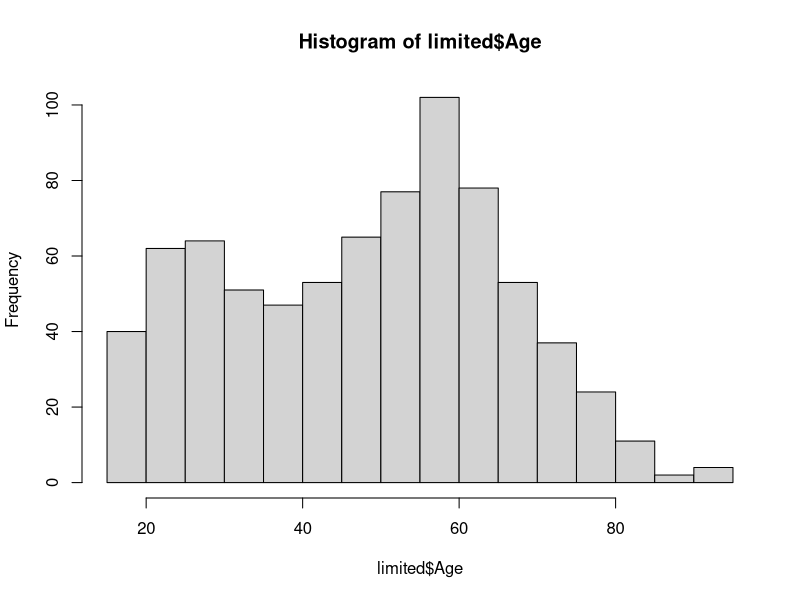
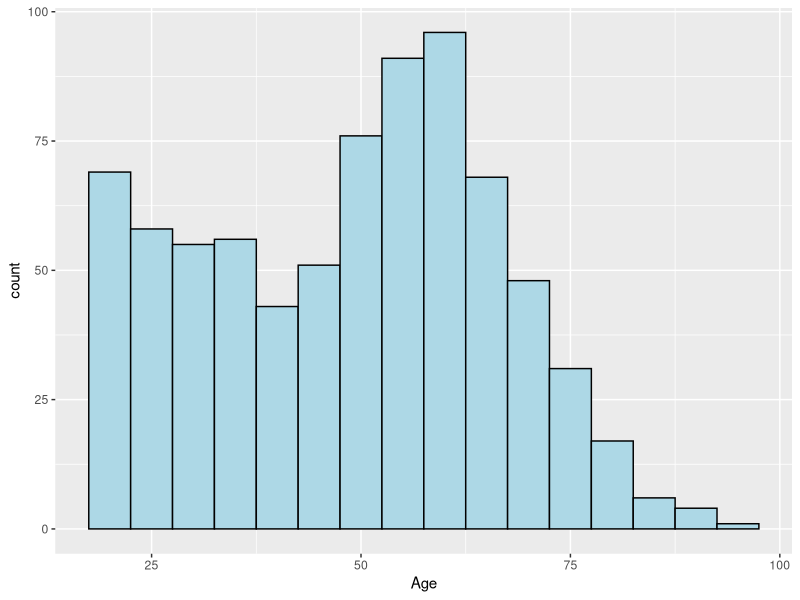
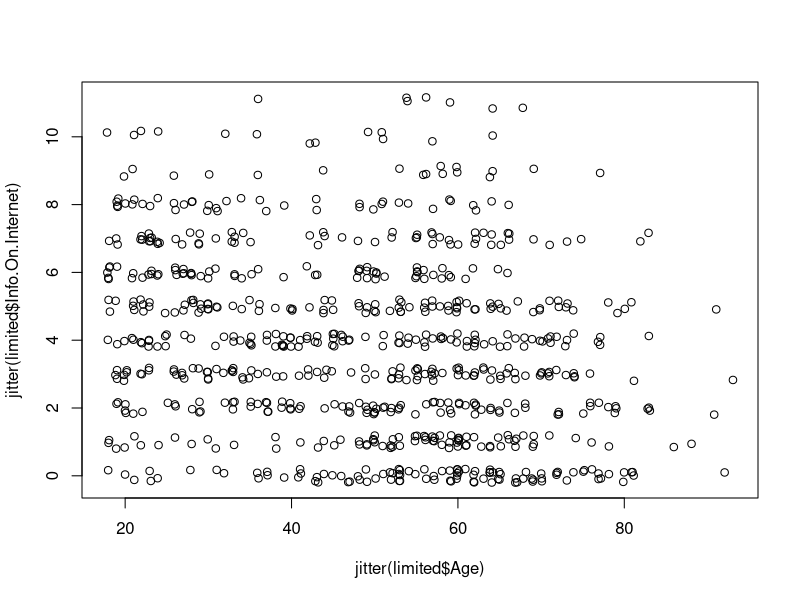
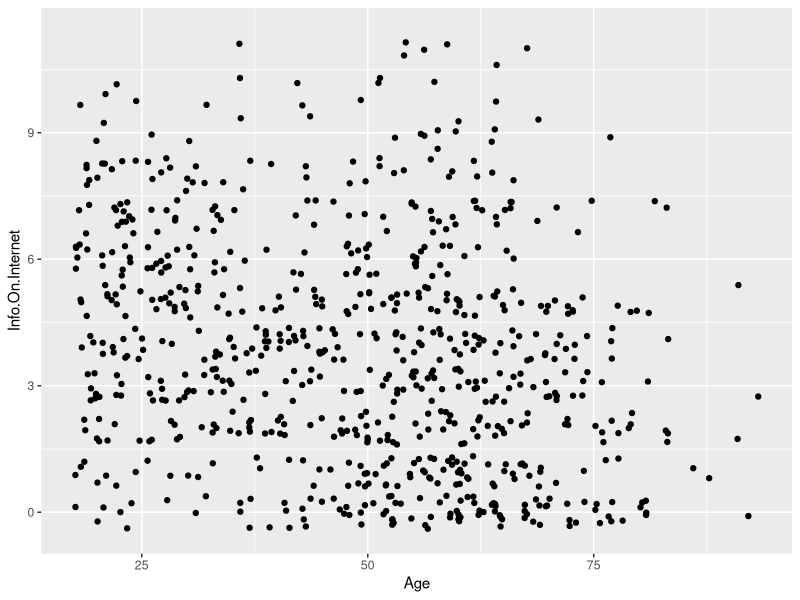
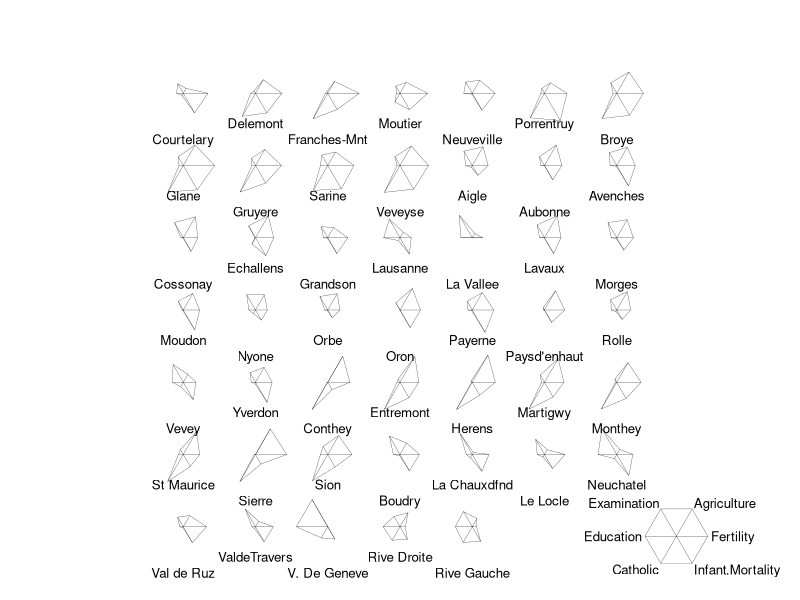
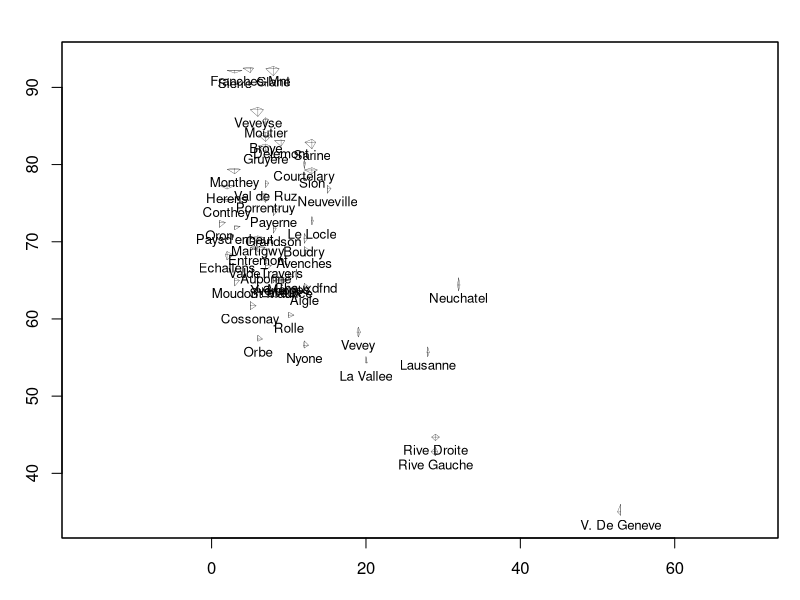
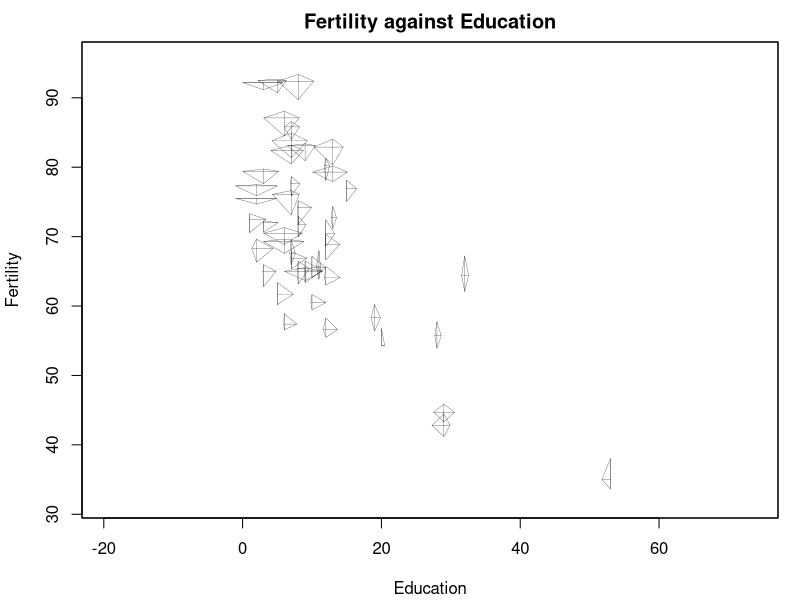
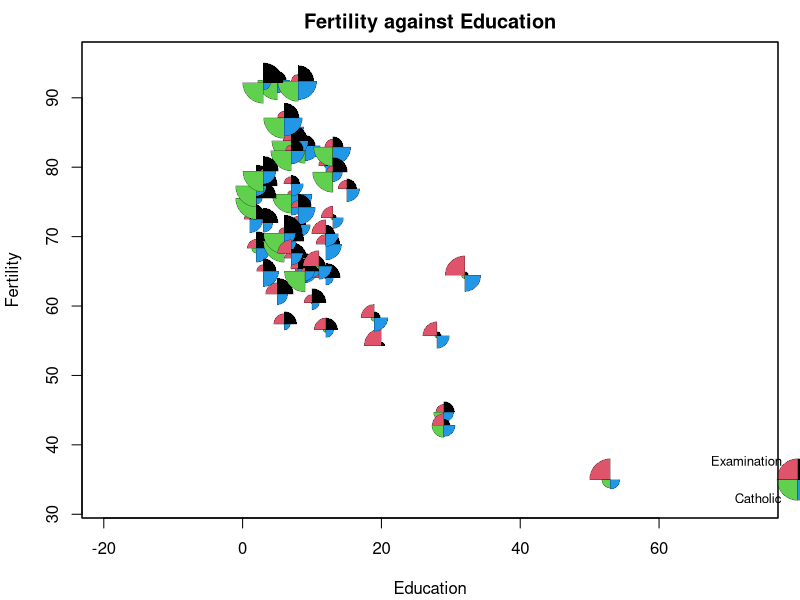

Here is the R script that generated these plots, in order:
## ---- chunk 1
x <- c(4,2,6)
y <- c(1,0,-1)
length(x)
sum(x)
sum(x^2)
x+y
x*y
x-2
x^2
x*y[1:2]
## ---- chunk 2
7:11
seq(2,9)
seq(4,10,by=2)
seq(3,30,length=10)
seq(6,-4,by=-2)
## ---- chunk 3
rep(2,4)
rep(c(1,5),4)
rep(c(1,2),c(4,4))
## ---- chunk 4
x <- c(5,9,2,3,4,6,7,0,8,12,2,9)
x[2]
x[2:4]
x[c(2,3,6)]
x[c(1:5,10:12)]
x[-(10:12)]
## ---- chunk 5
x<-matrix(c(3,-1,2,-1),nrow=2, ncol=2)
y<-matrix(c(1,0,4,1,0,-1),nrow=2, ncol=3)
2*x
x*x
x%*%x
x%*%y
t(y)
solve(x)
## ---- chunk 6
x[1,]
x[2,]
x[,2]
y[1,2]
y[,2:3]
## ---- chunk 7
poll <- read.csv("AnonymityPoll.csv")
summary(poll)
str(poll)
## ---- chunk 8
table(poll$Smartphone)
summary(poll$Smartphone)
## ---- chunk 9
table(poll$Internet.Use, poll$Smartphone)
## ---- chunk 10
summary(poll)
# alternatively use
sum(is.na(poll$Internet.Use))
sum(is.na(poll$Smartphone))
## ---- chunk 11
limited <- subset(poll, poll$Internet.Use == 1|poll$Smartphone == 1)
str(limited)
# alternatively use
nrow(limited)
## ---- chunk 12
summary(limited)

## ---- chunk 13
mean(limited$Info.On.Internet)

## ---- chunk 14
sum(limited$Info.On.Internet==0)
sum(limited$Info.On.Internet==11)
#or you can also do
table(limited$Info.On.Internet)
## ---- chunk 15
summary(limited$Worry.About.Info)
#or you can also do
mean(limited$Worry.About.Info, na.rm = TRUE)
table(limited$Worry.About.Info)

## ---- chunk 16
mean(limited$Anonymity.Possible, na.rm = TRUE)
## ---- chunk 17
hist(limited$Age)
## ---- chunk 18
library("ggplot2")
ggplot(limited)+geom_histogram(aes(Age),na.rm=T,binwidth=5,color="black",fill="lightblue")
## ---- chunk 19
max(table(limited$Info.On.Internet, limited$Age))
## ---- chunk 20
jitter(c(1,2,3))
## ---- chunk 21
plot(jitter(limited$Age), jitter(limited$Info.On.Internet))
## ---- chunk 22
ggplot(limited,aes(Age,Info.On.Internet)) +geom_point(position="jitter",na.rm=T)
## ---- chunk 23
tapply(limited$Info.On.Internet, limited$Smartphone, mean)
## ---- chunk 24
tapply(limited$Tried.Masking.Identity, limited$Smartphone, table)
#or you can also do
tapply(limited$Tried.Masking.Identity, limited$Smartphone, mean, na.rm = TRUE)
## ---- chunk 25
data(swiss)
head(swiss)
?stars
?swiss
stars(swiss, key.loc = c(18,2))

## ---- chunk 26
stars(as.matrix(swiss[,c(2,3,5,6)]), location = as.matrix(swiss[,c(4,1)]), axes = T)
stars(as.matrix(swiss[,c(2,3,5,6)]), location = as.matrix(swiss[,c(4,1)]), axes = T, labels = NULL, len = 3, main = "Fertility against Education", xlab = "Education", ylab = "Fertility")

## ---- chunk 27
stars(as.matrix(swiss[,c(2,3,5,6)]), location = as.matrix(swiss[,c(4,1)]), axes = T, labels = NULL, len = 3, main = "Fertility against Education", xlab = "Education", ylab = "Fertility", draw.segments = TRUE, key.loc = c(80,35))
## ---- chunk 28
Parole <- read.csv("Parole.csv")
str(Parole)
table(Parole$Violator,Parole$Male)

## ---- chunk 29
table(Parole$State,Parole$Crime)

## ---- chunk 30
ggplot(data = Parole, aes(x = Age)) + geom_histogram()

## ---- chunk 31
ggplot(data = Parole, aes(x = Age)) + geom_histogram(binwidth=5,closed=c("left"),center=17.5)

## ---- chunk 32
ggplot(data = Parole, aes(x = Age)) + geom_histogram(binwidth=5,closed=c("left"),center=17.5,color=c("blue"))

## ---- chunk 33
ggplot(data = Parole, aes(x = Age)) + geom_histogram(binwidth=5,closed=c("left"),center=17.5,color=c("blue"))+facet_grid(Male~.)

## ---- chunk 34
ggplot(data = Parole, aes(x = Age)) + geom_histogram(binwidth=5,closed=c("left"),center=17.5,color=c("blue"))+facet_grid(.~Male)

## ---- chunk 35
ggplot(data = Parole, aes(x = Age,fill = as.factor(Male))) + geom_histogram(binwidth=5,closed=c("left"),center=17.5,color=c("blue"))

## ---- chunk 36
ggplot(data = Parole, aes(x = Age,fill = as.factor(Male))) + geom_histogram(binwidth=5,closed=c("left"),center=17.5,color=c("blue"),position="identity",alpha=0.5)

## ---- chunk 37
ggplot(data = Parole, aes(x = TimeServed)) + geom_histogram(binwidth=1,center=0.5,closed="right")

## ---- chunk 38
ggplot(data = Parole, aes(x = TimeServed)) + geom_histogram(binwidth=1,center=0.5,closed="right")+facet_grid(Crime~.)

## ---- chunk 39
ggplot(data = Parole, aes(x = TimeServed,fill=Crime)) + geom_histogram(binwidth=1,center=0.5,closed="right",position="identity",alpha=0.5)
